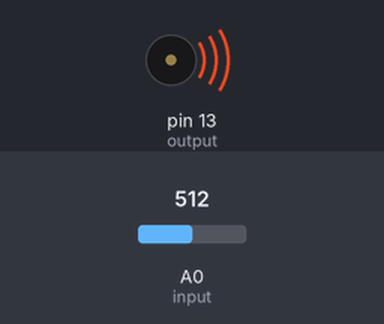
Recording of a sketch running on a simulated Arduino Uno, built with avr-gcc and run on an emulated ATmega328P. Parts: buzzer (waves = sounding). The inputs (shaded band) are chosen by the test bench; at power-on: A0 (input) = 512. What the sketch prints to the serial monitor is not drawn.

Above: at 1.2 s.
1.3 s: A0 (input) set to 0
At 2.5 s:
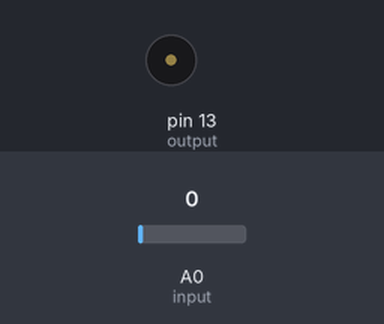
2.8 s: A0 (input) set to 122
At 3.9 s:
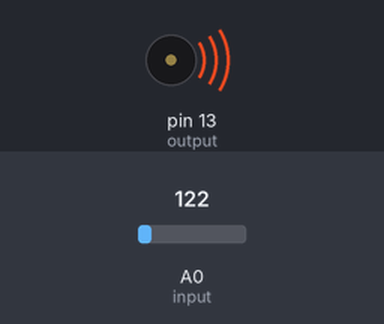
Timing chart, 0 to 5.8 s (numbered marks = the images above; inputs shaded):
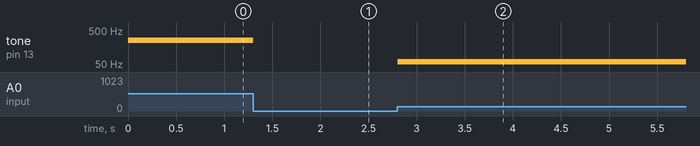

Measured:
- after the input at 1.3 s, tone on pin 13 (output): 250 Hz → silent at once
- after the input at 2.8 s, tone on pin 13 (output): silent → 59 Hz at once

The sketch:

piezo_code.ino
```cpp
//Potentiometer
const int input = A0;
//piezo buzzer
const int output = 13;

void setup()
{
  pinMode(output, OUTPUT);
  pinMode(input, INPUT);
  Serial.begin(9600);
}

void loop()
{
    //set the tone of the speaker according to the value read from potentiometer
    int temp = analogRead(input);
    temp = map(temp, 0, 1023, 0, 500);
    tone(output, temp);

    //print the value on screen to visualise which value creates a desirable tone
    Serial.println(temp);
}
```
